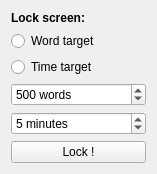
<?xml version="1.0" encoding="UTF-8"?>
<ui version="4.0">
 <class>locker</class>
 <widget class="QWidget" name="locker">
  <property name="geometry">
   <rect>
    <x>0</x>
    <y>0</y>
    <width>157</width>
    <height>155</height>
   </rect>
  </property>
  <property name="windowTitle">
   <string>Form</string>
  </property>
  <layout class="QVBoxLayout" name="verticalLayout">
   <item>
    <widget class="QLabel" name="label">
     <property name="font">
      <font>
       <weight>75</weight>
       <bold>true</bold>
      </font>
     </property>
     <property name="text">
      <string>Lock screen:</string>
     </property>
    </widget>
   </item>
   <item>
    <widget class="QRadioButton" name="rbtnWordTarget">
     <property name="text">
      <string>Word target</string>
     </property>
    </widget>
   </item>
   <item>
    <widget class="QRadioButton" name="rbtnTimeTarget">
     <property name="text">
      <string>Time target</string>
     </property>
    </widget>
   </item>
   <item>
    <widget class="QSpinBox" name="spnWordTarget">
     <property name="suffix">
      <string> words</string>
     </property>
     <property name="minimum">
      <number>1</number>
     </property>
     <property name="maximum">
      <number>99999</number>
     </property>
     <property name="value">
      <number>500</number>
     </property>
    </widget>
   </item>
   <item>
    <widget class="QSpinBox" name="spnTimeTarget">
     <property name="suffix">
      <string> minutes</string>
     </property>
     <property name="minimum">
      <number>1</number>
     </property>
     <property name="maximum">
      <number>9999</number>
     </property>
     <property name="value">
      <number>5</number>
     </property>
    </widget>
   </item>
   <item>
    <widget class="QPushButton" name="btnLock">
     <property name="text">
      <string>Lock !</string>
     </property>
    </widget>
   </item>
  </layout>
 </widget>
 <resources/>
 <connections/>
</ui>
